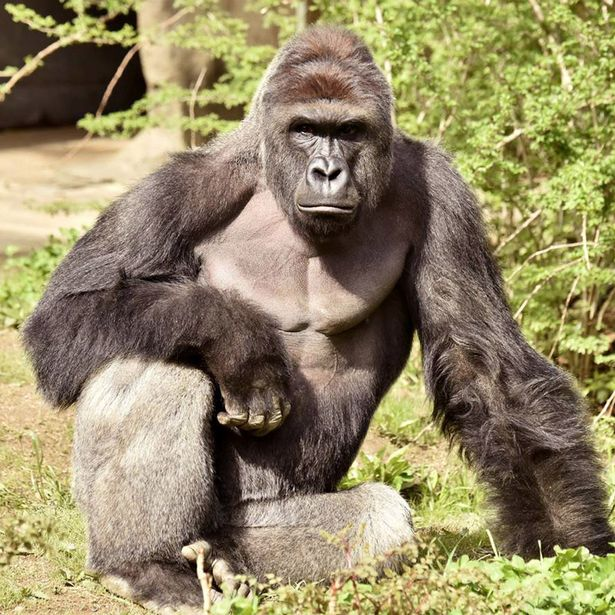
#> input picture Harambe.jpg, 615 x 615 px, given in place of the camera
$ python avg.py   (older library calls are emulated)
#> lines starting #> are read from the running program, lines starting #| are printed output that depends on the picture; after the words box and inside, x2 and y2 are one past the last pixel; in counts of white or black regions, pixels touching at a corner belong together
import numpy as np
import cv2


def denoise(frame):
    frame = cv2.medianBlur(frame, 5)
    frame = cv2.GaussianBlur(frame, (5,5), 0)
    return frame

def get_cam_frame(cam):
    ret, img = cam.read()
#> img is the input picture: shape (615, 615, 3); mean B, G, R 102.1, 137.5, 148.8
    # smaller frame size - things run a lot smoother than a full screen img
    # img = cv2.resize(img, (800, 450))
    return img

ALPHA = 0.001 # change this later
cv2.ocl.setUseOpenCL(False) # fix the null assertion error...
cap = cv2.VideoCapture(0) # access the webcam
# cap = cv2.VideoCapture('nadir.mp4')

BG = cv2.cvtColor(denoise(get_cam_frame(cap)), cv2.COLOR_BGR2GRAY)
#> in denoise, `frame = cv2.medianBlur(frame, 5)`:
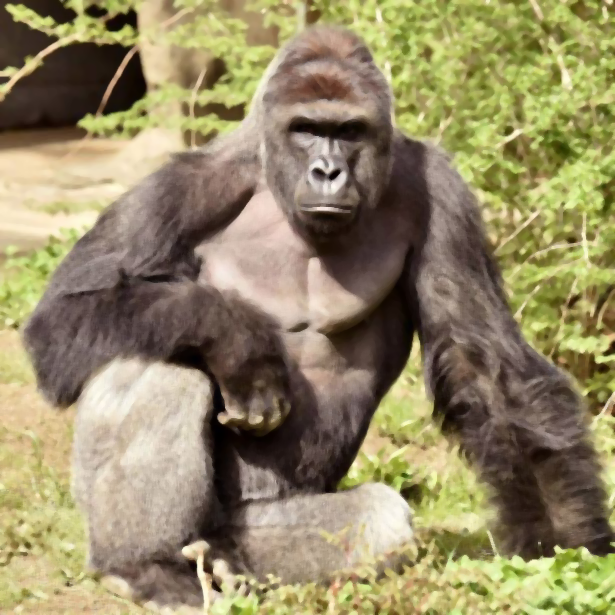
#> frame: shape (615, 615, 3); mean of channels 0, 1, 2 102.2, 137.6, 149; drawn as B, G, R
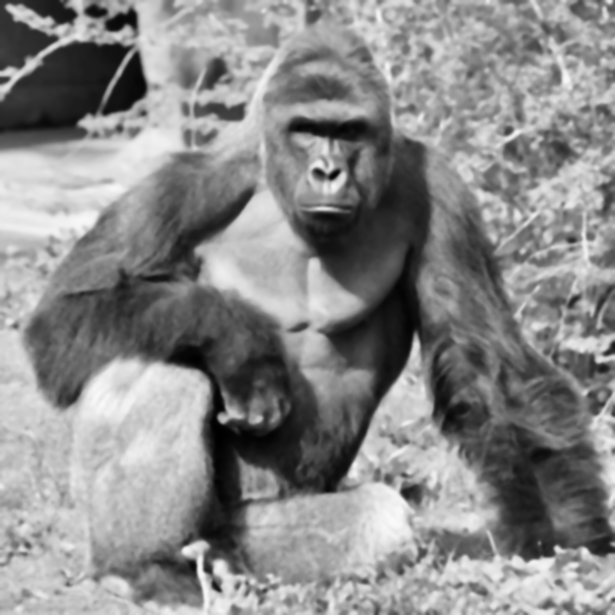
#> BG: shape (615, 615); min 0, max 250, mean 137

while True:
    frame = get_cam_frame(cap)

    f = cv2.cvtColor(frame, cv2.COLOR_BGR2GRAY) # current frame in grayscale
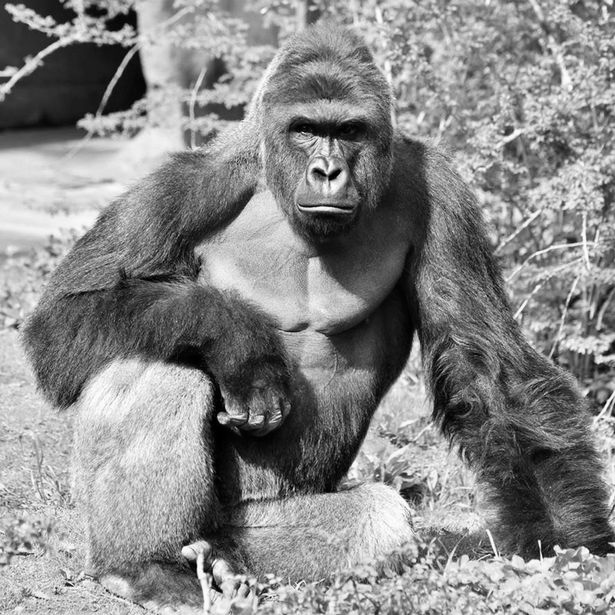
#> f: shape (615, 615); min 0, max 254, mean 136.9

    BG = f * ALPHA + BG * (1 - ALPHA) # update background calc

    mask = cv2.absdiff(f.astype(np.uint8), BG.astype(np.uint8))
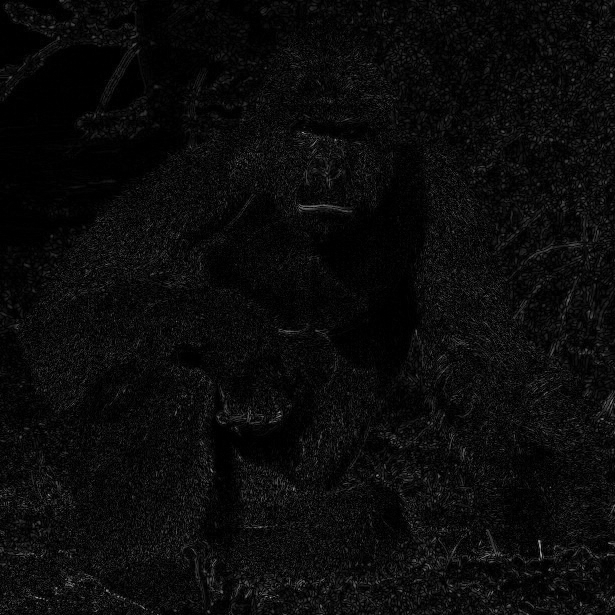
#> mask: shape (615, 615); min 0, max 165, mean 10.8

    ret, mask = cv2.threshold(mask.astype(np.uint8), 25, 255, cv2.THRESH_BINARY) # apply threshold to diff
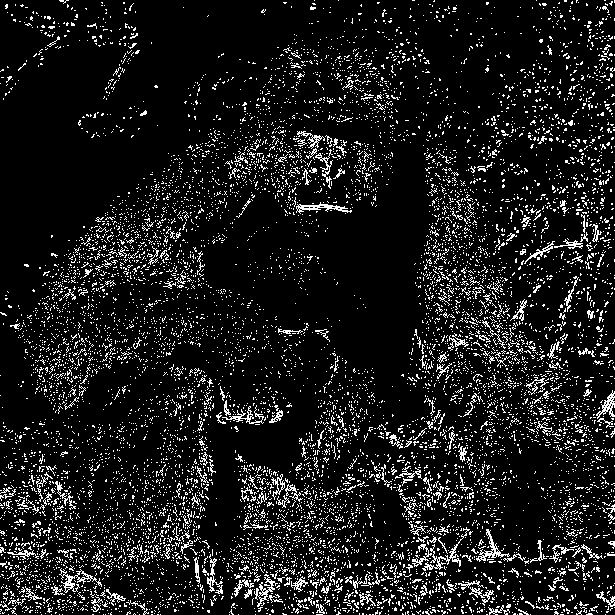
#> mask: shape (615, 615); 10.5% white in thin lines or dots

    cv2.imshow('fg', mask)

    _, contours, _ = cv2.findContours(mask, cv2.RETR_TREE, cv2.CHAIN_APPROX_NONE)
#> contours = 10566 contours, 10493 with area under 20; largest, box (x1, y1, x2, y2) and area: (59, 568, 102, 593) 213, (476, 529, 510, 562) 194, (296, 202, 352, 214) 186, (596, 390, 615, 419) 168, (422, 527, 470, 571) 148

    # get the contour with the greatest area; probably subject/foreground
    max_area = -1 # keep track of this
    ci = -1
    for i in range(len(contours)):
        cnt = contours[i]
        area = cv2.contourArea(cnt)

        if area > max_area:
            max_area = area
            ci = i
#> this loop made 10566 passes
#> (area, max_area) on passes 223, 437, 485, 517, 589, 866, 1017: (38, 38), (38.5, 38.5), (40, 40), (57, 57), (70.5, 70.5), (145, 145), (213, 213)
#> after the loop, ci = 1016; max_area = 213

    if ci != -1:
        cnt = contours[ci]
#> cnt = contour of 242 points, box (x1, y1, x2, y2) (59, 568, 102, 593), area 213

        # same
        hull = cv2.convexHull(cnt)
#> hull = contour of 12 points, box (x1, y1, x2, y2) (59, 568, 102, 593), area 730
        cv2.drawContours(frame, [hull], 0, (0, 255, 0), 2)
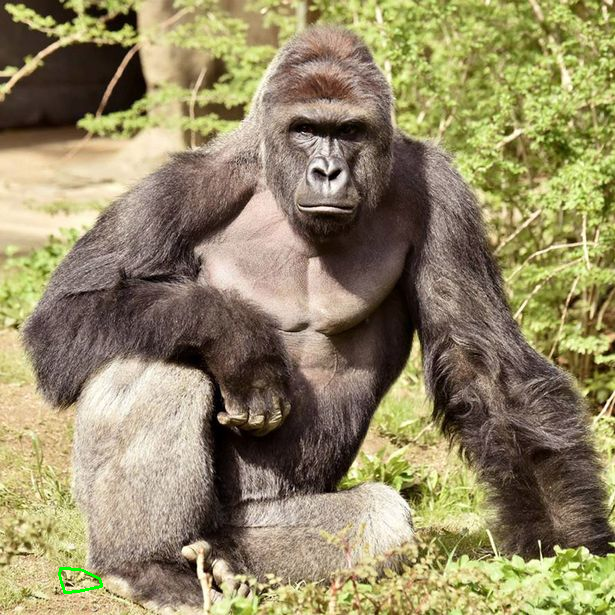
#> frame: shape (615, 615, 3); 0.08% of pixels changed, all inside (x1, y1, x2, y2) = (58, 567, 103, 594)


    cv2.imshow('img', frame)


    k = cv2.waitKey(30) & 0xff
#> (key Esc is pressed here)
    if k == 27:
        break

cap.release()
cv2.destroyAllWindows()
